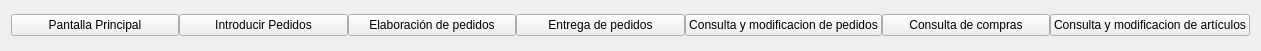
   <widget class="QWidget" name="horizontalLayoutWidget">
    <property name="geometry">
     <rect>
      <x>10</x>
      <y>-10</y>
      <width>1261</width>
      <height>51</height>
     </rect>
    </property>
    <layout class="QHBoxLayout" name="horizontalLayout" stretch="1,1,1,1,1,1,1">
     <property name="spacing">
      <number>0</number>
     </property>
     <property name="sizeConstraint">
      <enum>QLayout::SetDefaultConstraint</enum>
     </property>
     <item>
      <widget class="QPushButton" name="menuPantallaPrincipal">
       <property name="cursor">
        <cursorShape>PointingHandCursor</cursorShape>
       </property>
       <property name="text">
        <string>Pantalla Principal</string>
       </property>
      </widget>
     </item>
     <item>
      <widget class="QPushButton" name="menuIntroduccionPedidos">
       <property name="cursor">
        <cursorShape>PointingHandCursor</cursorShape>
       </property>
       <property name="text">
        <string>Introducir Pedidos</string>
       </property>
      </widget>
     </item>
     <item>
      <widget class="QPushButton" name="menuElaboracionPedidos">
       <property name="cursor">
        <cursorShape>PointingHandCursor</cursorShape>
       </property>
       <property name="text">
        <string>Elaboración de pedidos</string>
       </property>
      </widget>
     </item>
     <item>
      <widget class="QPushButton" name="menuEntregaPedidos">
       <property name="cursor">
        <cursorShape>PointingHandCursor</cursorShape>
       </property>
       <property name="text">
        <string>Entrega de pedidos</string>
       </property>
      </widget>
     </item>
     <item>
      <widget class="QPushButton" name="menuConsultaPedidos">
       <property name="cursor">
        <cursorShape>PointingHandCursor</cursorShape>
       </property>
       <property name="text">
        <string>Consulta y modificacion de pedidos</string>
       </property>
      </widget>
     </item>
     <item>
      <widget class="QPushButton" name="menuConsultaCompras">
       <property name="cursor">
        <cursorShape>PointingHandCursor</cursorShape>
       </property>
       <property name="text">
        <string>Consulta de compras</string>
       </property>
      </widget>
     </item>
     <item>
      <widget class="QPushButton" name="menuConsultaArticulos">
       <property name="cursor">
        <cursorShape>PointingHandCursor</cursorShape>
       </property>
       <property name="text">
        <string>Consulta y modificacion de artículos</string>
       </property>
      </widget>
     </item>
    </layout>
   </widget>
